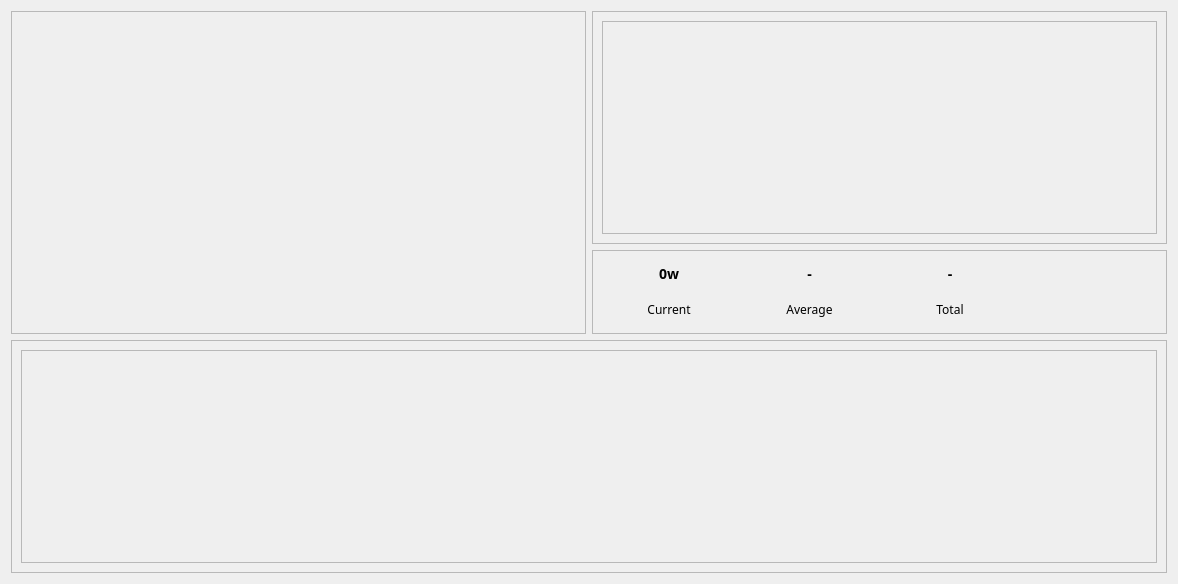
<?xml version="1.0" encoding="UTF-8"?>
<ui version="4.0">
 <class>PrinterOverviewWidget</class>
 <widget class="QFrame" name="PrinterOverviewWidget">
  <property name="geometry">
   <rect>
    <x>0</x>
    <y>0</y>
    <width>1178</width>
    <height>584</height>
   </rect>
  </property>
  <property name="font">
   <font>
    <family>Sans Serif</family>
   </font>
  </property>
  <property name="windowTitle">
   <string>Frame</string>
  </property>
  <layout class="QGridLayout" name="gridLayout">
   <item row="1" column="1">
    <widget class="QFrame" name="overviewPanel">
     <property name="sizePolicy">
      <sizepolicy hsizetype="Expanding" vsizetype="Minimum">
       <horstretch>0</horstretch>
       <verstretch>0</verstretch>
      </sizepolicy>
     </property>
     <property name="font">
      <font>
       <family>Sans Serif</family>
      </font>
     </property>
     <property name="frameShape">
      <enum>QFrame::Shape::StyledPanel</enum>
     </property>
     <property name="frameShadow">
      <enum>QFrame::Shadow::Raised</enum>
     </property>
     <layout class="QGridLayout" name="gridLayout_2">
      <item row="0" column="0">
       <widget class="QLabel" name="currentWattsLabel">
        <property name="text">
         <string>&lt;html&gt;&lt;head/&gt;&lt;body&gt;&lt;p&gt;&lt;span style=&quot; font-size:large; font-weight:700;&quot;&gt;0w&lt;/span&gt;&lt;/p&gt;&lt;/body&gt;&lt;/html&gt;</string>
        </property>
        <property name="alignment">
         <set>Qt::AlignmentFlag::AlignCenter</set>
        </property>
       </widget>
      </item>
      <item row="0" column="1">
       <widget class="QLabel" name="averageWattsLabel">
        <property name="text">
         <string>&lt;html&gt;&lt;head/&gt;&lt;body&gt;&lt;h3 style=&quot; margin-top:14px; margin-bottom:12px; margin-left:0px; margin-right:0px; -qt-block-indent:0; text-indent:0px;&quot;&gt;&lt;span style=&quot; font-size:large; font-weight:700;&quot;&gt;-&lt;/span&gt;&lt;/h3&gt;&lt;/body&gt;&lt;/html&gt;</string>
        </property>
        <property name="alignment">
         <set>Qt::AlignmentFlag::AlignCenter</set>
        </property>
       </widget>
      </item>
      <item row="0" column="2">
       <widget class="QLabel" name="totalWattsLabel">
        <property name="text">
         <string>&lt;html&gt;&lt;head/&gt;&lt;body&gt;&lt;h3 style=&quot; margin-top:14px; margin-bottom:12px; margin-left:0px; margin-right:0px; -qt-block-indent:0; text-indent:0px;&quot;&gt;&lt;span style=&quot; font-size:large; font-weight:700;&quot;&gt;-&lt;/span&gt;&lt;/h3&gt;&lt;/body&gt;&lt;/html&gt;</string>
        </property>
        <property name="alignment">
         <set>Qt::AlignmentFlag::AlignCenter</set>
        </property>
       </widget>
      </item>
      <item row="0" column="3" rowspan="2">
       <widget class="QGaugeWidget" name="currentPowerGauge">
        <property name="minimumSize">
         <size>
          <width>64</width>
          <height>64</height>
         </size>
        </property>
        <property name="maximumSize">
         <size>
          <width>16777215</width>
          <height>64</height>
         </size>
        </property>
        <property name="toolTip">
         <string>Gauge Cluster Widget</string>
        </property>
        <property name="whatsThis">
         <string>The gauge cluster widget provides a stylish way to display a percentage, temperature or raw value.</string>
        </property>
        <property name="fontSize">
         <double>10.000000000000000</double>
        </property>
        <property name="pathWidth">
         <number>4</number>
        </property>
        <property name="mode">
         <enum>QGaugeWidget::Mode::Value</enum>
        </property>
       </widget>
      </item>
      <item row="1" column="0">
       <widget class="QLabel" name="label_7">
        <property name="text">
         <string>Current</string>
        </property>
        <property name="alignment">
         <set>Qt::AlignmentFlag::AlignCenter</set>
        </property>
       </widget>
      </item>
      <item row="1" column="1">
       <widget class="QLabel" name="label_8">
        <property name="text">
         <string>Average</string>
        </property>
        <property name="alignment">
         <set>Qt::AlignmentFlag::AlignCenter</set>
        </property>
       </widget>
      </item>
      <item row="1" column="2">
       <widget class="QLabel" name="label_10">
        <property name="text">
         <string>Total</string>
        </property>
        <property name="alignment">
         <set>Qt::AlignmentFlag::AlignCenter</set>
        </property>
       </widget>
      </item>
     </layout>
    </widget>
   </item>
   <item row="0" column="0" rowspan="2">
    <widget class="CardWidget" name="heatersPanel">
     <property name="sizePolicy">
      <sizepolicy hsizetype="Expanding" vsizetype="Preferred">
       <horstretch>0</horstretch>
       <verstretch>0</verstretch>
      </sizepolicy>
     </property>
     <property name="frameShape">
      <enum>QFrame::Shape::StyledPanel</enum>
     </property>
     <property name="frameShadow">
      <enum>QFrame::Shadow::Raised</enum>
     </property>
     <layout class="QVBoxLayout" name="verticalLayout">
      <item>
       <widget class="QWidget" name="heaterPanelContentWidget" native="true">
        <layout class="QVBoxLayout" name="verticalLayout_3">
         <item>
          <widget class="QWidget" name="heaterDisplayWidget" native="true">
           <layout class="QVBoxLayout" name="verticalLayout_2"/>
          </widget>
         </item>
         <item>
          <spacer name="verticalSpacer">
           <property name="orientation">
            <enum>Qt::Orientation::Vertical</enum>
           </property>
           <property name="sizeType">
            <enum>QSizePolicy::Policy::MinimumExpanding</enum>
           </property>
           <property name="sizeHint" stdset="0">
            <size>
             <width>20</width>
             <height>0</height>
            </size>
           </property>
          </spacer>
         </item>
        </layout>
       </widget>
      </item>
     </layout>
    </widget>
   </item>
   <item row="0" column="1">
    <widget class="CardWidget" name="powerGraphCard">
     <property name="sizePolicy">
      <sizepolicy hsizetype="Expanding" vsizetype="Expanding">
       <horstretch>0</horstretch>
       <verstretch>0</verstretch>
      </sizepolicy>
     </property>
     <property name="frameShape">
      <enum>QFrame::Shape::StyledPanel</enum>
     </property>
     <property name="frameShadow">
      <enum>QFrame::Shadow::Raised</enum>
     </property>
     <layout class="QGridLayout" name="gridLayout_4">
      <item row="0" column="0">
       <widget class="QWidget" name="powerGraphContentWidget" native="true">
        <layout class="QVBoxLayout" name="verticalLayout_4">
         <property name="leftMargin">
          <number>0</number>
         </property>
         <property name="topMargin">
          <number>0</number>
         </property>
         <property name="rightMargin">
          <number>0</number>
         </property>
         <property name="bottomMargin">
          <number>0</number>
         </property>
         <item>
          <widget class="LineGraphWidget" name="powerGraph">
           <property name="frameShape">
            <enum>QFrame::Shape::StyledPanel</enum>
           </property>
           <property name="frameShadow">
            <enum>QFrame::Shadow::Raised</enum>
           </property>
          </widget>
         </item>
        </layout>
       </widget>
      </item>
     </layout>
    </widget>
   </item>
   <item row="2" column="0" colspan="2">
    <widget class="CardWidget" name="temperatureGraphCard">
     <property name="sizePolicy">
      <sizepolicy hsizetype="Expanding" vsizetype="Expanding">
       <horstretch>0</horstretch>
       <verstretch>0</verstretch>
      </sizepolicy>
     </property>
     <property name="frameShape">
      <enum>QFrame::Shape::StyledPanel</enum>
     </property>
     <property name="frameShadow">
      <enum>QFrame::Shadow::Raised</enum>
     </property>
     <layout class="QGridLayout" name="gridLayout_3">
      <item row="0" column="0">
       <widget class="QWidget" name="temperatureGraphContentWidget" native="true">
        <layout class="QVBoxLayout" name="verticalLayout_5">
         <property name="leftMargin">
          <number>0</number>
         </property>
         <property name="topMargin">
          <number>0</number>
         </property>
         <property name="rightMargin">
          <number>0</number>
         </property>
         <property name="bottomMargin">
          <number>0</number>
         </property>
         <item>
          <widget class="LineGraphWidget" name="temperatureGraph">
           <property name="frameShape">
            <enum>QFrame::Shape::StyledPanel</enum>
           </property>
           <property name="frameShadow">
            <enum>QFrame::Shadow::Raised</enum>
           </property>
          </widget>
         </item>
        </layout>
       </widget>
      </item>
     </layout>
    </widget>
   </item>
  </layout>
 </widget>
 <customwidgets>
  <customwidget>
   <class>QGaugeWidget</class>
   <extends>QWidget</extends>
   <header>QtDAWidgets/qgaugewidget.h</header>
  </customwidget>
  <customwidget>
   <class>LineGraphWidget</class>
   <extends>QFrame</extends>
   <header>ui/LineGraphWidget/linegraphwidget.h</header>
   <container>1</container>
  </customwidget>
  <customwidget>
   <class>CardWidget</class>
   <extends>QFrame</extends>
   <header>common/CardWidget/cardwidget.h</header>
   <container>1</container>
  </customwidget>
 </customwidgets>
 <resources/>
 <connections/>
</ui>
